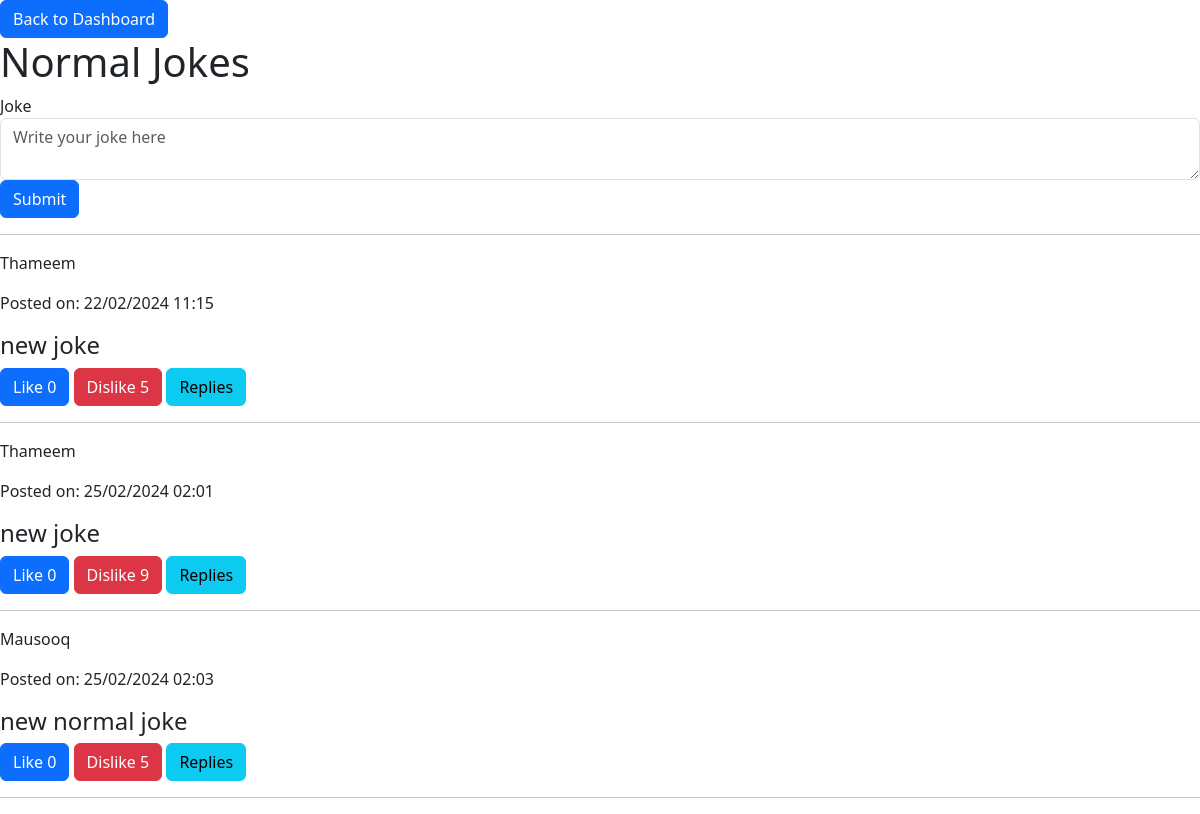
Page /normal_jokes on the earlier database version.
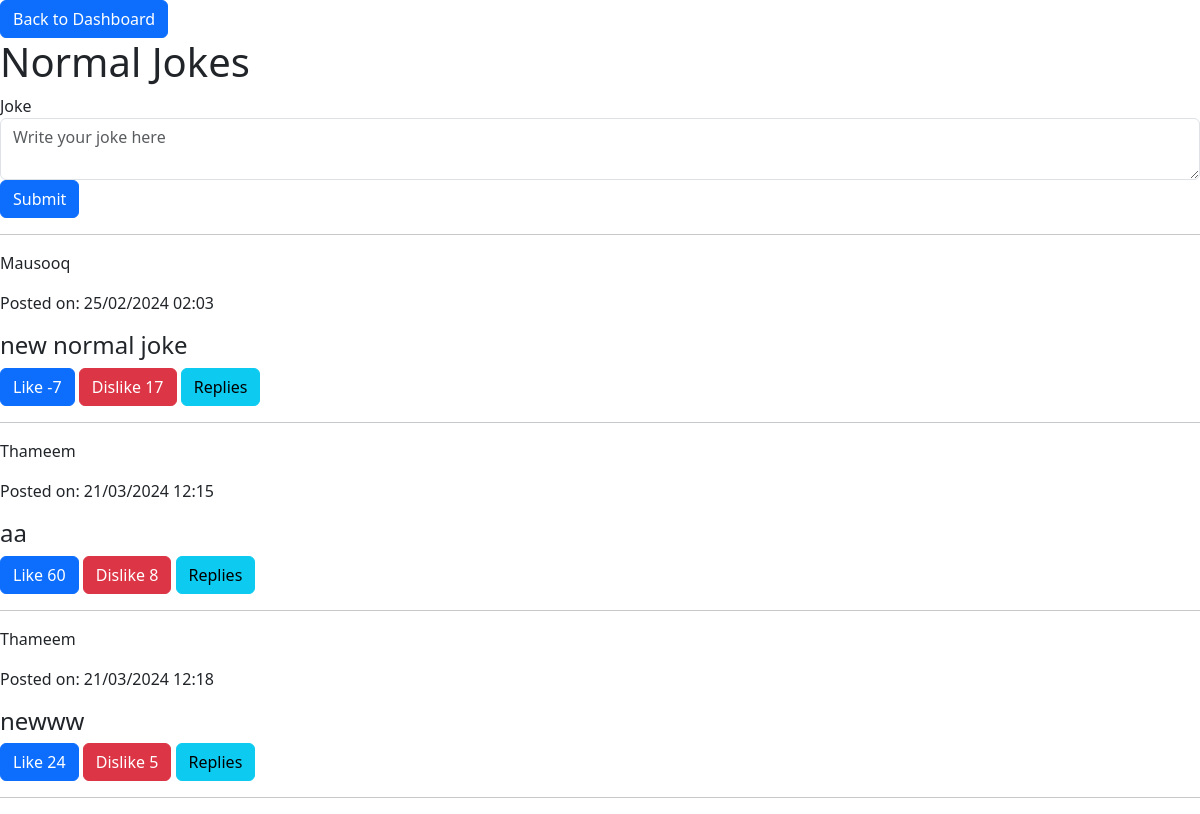
Same page on the later database version.
### app.py (models this page shows)
class NormalJoke(db.Model):
    id = db.Column(db.Integer, primary_key=True)
    user_id = db.Column(db.Integer, db.ForeignKey('user.id'), nullable=False)
    date = db.Column(db.DateTime, nullable=False, default=datetime.utcnow)
    joke = db.Column(db.Text, nullable=False)
    likes = db.Column(db.Integer, default=0)  # Add likes attribute here
    dislikes = db.Column(db.Integer, default=0)  # Add dislikes attribute here
    user = db.relationship('User', backref='normal_jokes')

class User(db.Model, UserMixin):
    id = db.Column(db.Integer, primary_key=True)
    username = db.Column(db.String(20), nullable=False, unique=True)
    email = db.Column(db.String(120), nullable=False, unique=True)
    password = db.Column(db.String(80), nullable=False)

### app.py (the view)
@app.route('/normal_jokes', methods=['GET', 'POST'])
def normal_jokes():
    form = NormalJokeForm()
    if form.validate_on_submit():
        new_joke = NormalJoke(user=current_user, joke=form.joke.data)
        db.session.add(new_joke)
        db.session.commit()
        return redirect(url_for('normal_jokes'))
    jokes = NormalJoke.query.all()
    return render_template('normal_jokes.html', form=form, jokes=jokes)

### app.py
class NormalJokeForm(FlaskForm):
    joke = TextAreaField('Joke', validators=[InputRequired()])
    submit = SubmitField('Submit')

### templates/normal_jokes.html (shortened to what this page needs)
{% extends 'layout.html' %} {% block title %} Normal Jokes {% endblock title %}
{% block body %}
<a href="{{ url_for('dashboard') }}" class="btn btn-primary"
  >Back to Dashboard</a
>
<h1>Normal Jokes</h1>
<form method="POST" action="">
  {{ form.hidden_tag() }} {{ form.joke.label }} {{
  form.joke(class="form-control", placeholder="Write your joke here") }} {{
  form.submit(class="btn btn-primary") }}
</form>
<hr />
{% for joke in jokes %}
<div>
  <p>{{ joke.user.username }}</p>
  <p>Posted on: {{ joke.date.strftime('%d/%m/%Y %H:%M') }}</p>
  <h4>{{ joke.joke }}</h4>
  <form
    id="like-form-{{ joke.id }}"
    action="{{ url_for('like_joke', joke_id=joke.id) }}"
    method="post"
    style="display: inline"
  >
    <button
      type="button"
      class="btn btn-primary like-btn"
      data-joke-id="{{ joke.id }}"
    >
      Like <span class="like-count">{{ joke.likes }}</span>
    </button>
  </form>
  <form
    id="dislike-form-{{ joke.id }}"
    action="{{ url_for('dislike_joke', joke_id=joke.id) }}"
    method="post"
    style="display: inline"
  >
    <button
      type="button"
      class="btn btn-danger dislike-btn"
      data-joke-id="{{ joke.id }}"
    >
      Dislike <span class="dislike-count">{{ joke.dislikes }}</span>
    </button>
  </form>
  <a href="{{ url_for('reply_joke', joke_id=joke.id) }}" class="btn btn-info"
    >Replies</a
  >
  <hr />
</div>
{% endfor %} {% endblock body %}

### templates/layout.html (shortened to what this page needs)
<!DOCTYPE html>
<html lang="en">
  <head>
    <link
      rel="stylesheet"
      href="{{url_for('static',filename='css/style.css')}}"
    />
    <link
      rel="stylesheet"
      href="https://maxcdn.bootstrapcdn.com/font-awesome/4.7.0/css/font-awesome.min.css"
    />
    <link
      href="https://cdn.jsdelivr.net/npm/bootstrap@5.3.2/dist/css/bootstrap.min.css"
      rel="stylesheet"
    />
  </head>
  <body>
    {% block body %} {% endblock body %}
  </body>
</html>

Differences in the rows shown:
removed NormalJoke: user.username "Thameem", date "22/02/2024 11:15", joke "new joke", likes "0", dislikes "5"
removed NormalJoke: user.username "Thameem", date "25/02/2024 02:01", joke "new joke", likes "0", dislikes "9"
changed NormalJoke "new normal joke": likes "0" → "-7"; dislikes "5" → "17"
added NormalJoke: user.username "Thameem", date "21/03/2024 12:15", joke "aa", likes "60", dislikes "8"
added NormalJoke: user.username "Thameem", date "21/03/2024 12:18", joke "newww", likes "24", dislikes "5"
